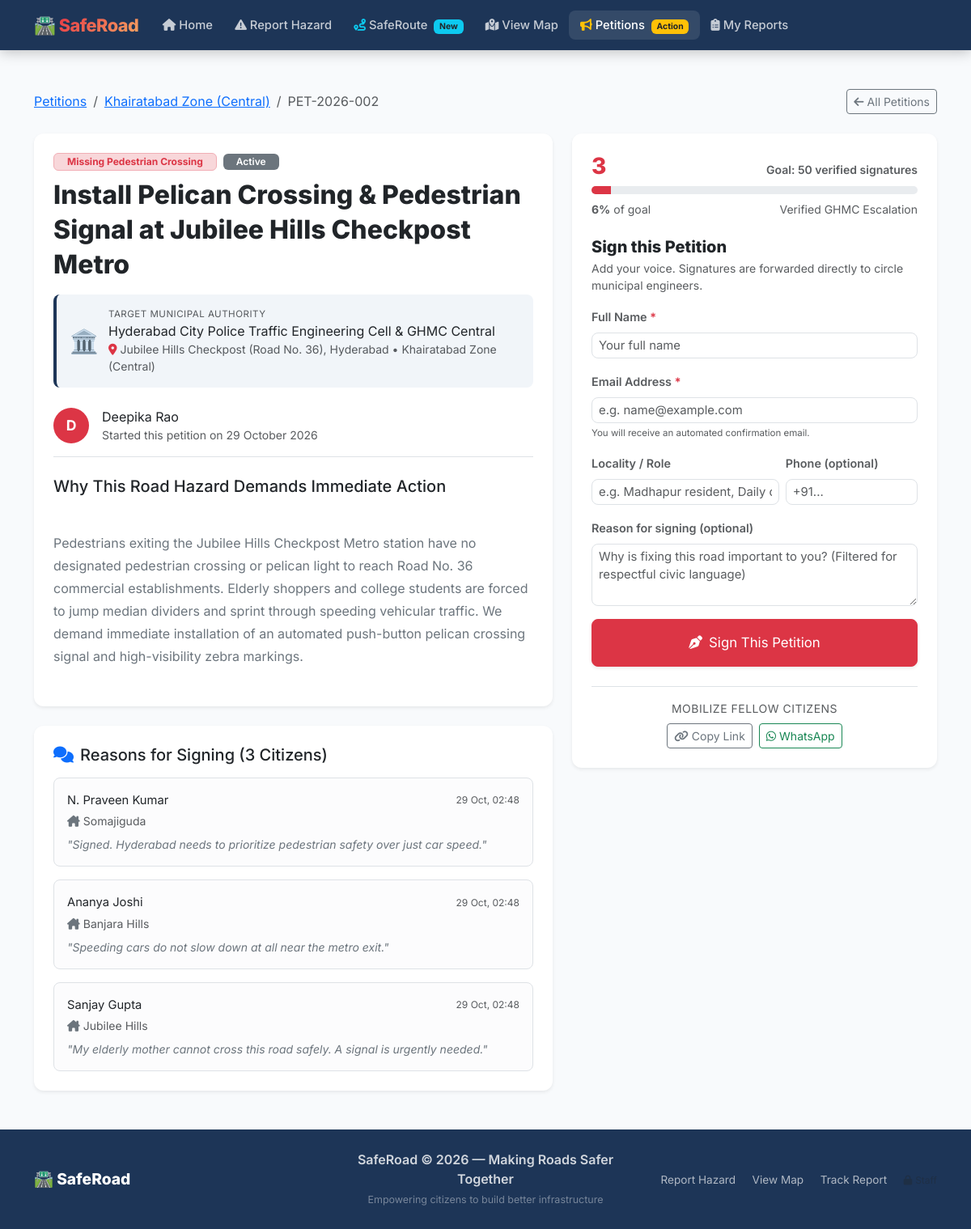
/petitions/PET-2026-002, run on the app's committed database.
### models.py (models this page shows, shortened)
class Petition(db.Model):
    __tablename__ = 'petitions'
    id                 = db.Column(db.Integer, primary_key=True)
    petition_id        = db.Column(db.String(25), unique=True, nullable=False) # e.g. PET-2026-001
    title              = db.Column(db.String(255), nullable=False)
    story              = db.Column(db.Text, nullable=False) # Why this matters
    category           = db.Column(db.String(50), nullable=False)
    location_name      = db.Column(db.String(255), nullable=False)
    lat                = db.Column(db.Float, nullable=True)
    lng                = db.Column(db.Float, nullable=True)
    zone_id            = db.Column(db.String(50), default='serilingampally')
    zone_name          = db.Column(db.String(100), default='Serilingampally Zone (West)')
    target_authority   = db.Column(db.String(200), default='GHMC Circle Engineering Cell & Traffic Police')
    target_signatures  = db.Column(db.Integer, default=50) # Signature goal (e.g. 50, 100, 250)
    creator_name       = db.Column(db.String(100), nullable=False)
    creator_email      = db.Column(db.String(150), nullable=False)
    creator_phone      = db.Column(db.String(20), nullable=True)
    image_path         = db.Column(db.String(255), nullable=True)
    status             = db.Column(db.String(50), default='Active')
    report_id          = db.Column(db.String(25), nullable=True) # Optional link to Report ID SR-2026-xxx
    official_response  = db.Column(db.Text, nullable=True) # Authority note / repair resolution
    created_at         = db.Column(db.DateTime, default=datetime.utcnow)
    updated_at         = db.Column(db.DateTime, default=datetime.utcnow, onupdate=datetime.utcnow)
    signatures         = db.relationship('PetitionSignature', backref='petition', lazy=True, cascade='all, delete-orphan')
    @property
    def signature_count(self) -> int:
        return len(self.signatures)
    @property
    def progress_percent(self) -> int:
        if not self.target_signatures or self.target_signatures <= 0:
            return 100
        return min(100, int((len(self.signatures) / self.target_signatures) * 100))
    @property
    def category_label(self) -> str:
        return dict(HAZARD_CATEGORIES).get(self.category, self.category.replace('_', ' ').title())

class PetitionSignature(db.Model):
    __tablename__ = 'petition_signatures'
    id            = db.Column(db.Integer, primary_key=True)
    petition_id   = db.Column(db.Integer, db.ForeignKey('petitions.id'), nullable=False)
    signer_name   = db.Column(db.String(100), nullable=False)
    signer_email  = db.Column(db.String(150), nullable=False)
    signer_phone  = db.Column(db.String(20), nullable=True)
    locality      = db.Column(db.String(100), nullable=True) # e.g. "Madhapur resident", "Daily commuter"
    comment       = db.Column(db.Text, nullable=True) # "Reason for signing"
    signed_at     = db.Column(db.DateTime, default=datetime.utcnow)

### app.py (the view)
    @app.route('/petitions/<string:petition_id>', methods=['GET'])
    def petition_detail(petition_id: str):
        pet = Petition.query.filter_by(petition_id=petition_id.strip()).first()
        if not pet:
            abort(404)
        return render_template('petitions/detail.html', petition=pet)

### templates/petitions/detail.html (shortened to what this page needs)
{% extends "base.html" %}
{% block content %}
<section class="petition-detail-page py-5" style="background:#f8fafc; min-height:85vh;">
  <div class="container-xl">
    <div class="d-flex justify-content-between align-items-center mb-4 flex-wrap gap-2">
      <nav aria-label="breadcrumb">
        <ol class="breadcrumb mb-0 small">
          <li class="breadcrumb-item"><a href="{{ url_for('petitions_list') }}">Petitions</a></li>
          <li class="breadcrumb-item"><a href="{{ url_for('petitions_list') }}?zone={{ petition.zone_id }}">{{ petition.zone_name }}</a></li>
          <li class="breadcrumb-item active">{{ petition.petition_id }}</li>
        </ol>
      </nav>
      <div>
        <a href="{{ url_for('petitions_list') }}" class="btn btn-sm btn-outline-secondary">
          <i class="fa fa-arrow-left me-1"></i>All Petitions
        </a>
      </div>
    </div>
    <div class="row g-4">
      <div class="col-lg-7">
        <div class="card border-0 shadow-sm p-4 mb-4" style="border-radius:12px; background:#fff;">
          <div class="d-flex align-items-center gap-2 mb-2 flex-wrap">
            <span class="badge bg-danger-subtle text-danger border border-danger-subtle px-3 py-1 fw-700">
              {{ petition.category_label }}
            </span>
            <span class="badge {% if petition.status == 'Victorious / Repaired' %}bg-success{% elif petition.status == 'Milestone Reached' %}bg-warning text-dark{% else %}bg-secondary{% endif %} px-3 py-1 fw-600">
              {{ petition.status }}
            </span>
          </div>
          <h2 class="fw-800 text-dark mb-3" style="line-height:1.35;">
            {{ petition.title }}
          </h2>
          <div class="p-3 rounded-3 mb-4 d-flex align-items-center" style="background:#f1f5f9; border-left:4px solid #1d3557;">
            <div style="font-size:1.8rem; margin-right:12px;">🏛️</div>
            <div>
              <div class="small text-muted text-uppercase fw-700" style="font-size:0.72rem; letter-spacing:0.5px;">Target Municipal Authority</div>
              <div class="fw-700 text-dark">{{ petition.target_authority }}</div>
              <div class="text-muted small"><i class="fa fa-location-dot me-1 text-danger"></i>{{ petition.location_name }} &bull; {{ petition.zone_name }}</div>
            </div>
          </div>
          <div class="d-flex align-items-center gap-3 mb-4 pb-3 border-bottom">
            <div class="rounded-circle d-flex align-items-center justify-content-center bg-danger text-white fw-bold"
                 style="width:44px; height:44px; font-size:1.1rem;">
              {{ petition.creator_name[0] | upper }}
            </div>
            <div>
              <div class="fw-700 text-dark">{{ petition.creator_name }}</div>
              <div class="text-muted small">Started this petition on {{ petition.created_at.strftime('%d %B %Y') if petition.created_at else 'Recently' }}</div>
            </div>
          </div>
          <h5 class="fw-700 text-dark mb-3">Why This Road Hazard Demands Immediate Action</h5>
          <div class="petition-story-body text-secondary mb-4" style="font-size:1rem; line-height:1.75; white-space:pre-line;">
            {{ petition.story }}
          </div>
        </div>
        <div class="card border-0 shadow-sm p-4" style="border-radius:12px; background:#fff;">
          <h5 class="fw-700 text-dark mb-3">
            <i class="fa fa-comments me-2 text-primary"></i>Reasons for Signing ({{ petition.signature_count }} Citizens)
          </h5>
          <div id="signaturesList" class="d-flex flex-column gap-3">
            {% if petition.signatures %}
              {% for sig in petition.signatures | sort(attribute='signed_at', reverse=True) %}
              <div class="p-3 rounded-3 border" style="background:#fcfcfd;">
                <div class="d-flex justify-content-between align-items-center mb-1">
                  <div class="fw-700 text-dark" style="font-size:0.92rem;">{{ sig.signer_name }}</div>
                  <small class="text-muted" style="font-size:0.75rem;">{{ sig.signed_at.strftime('%d %b, %H:%M') if sig.signed_at else '' }}</small>
                </div>
                <div class="text-muted small mb-2"><i class="fa fa-house-chimney me-1 text-secondary"></i>{{ sig.locality or 'Concerned Resident' }}</div>
                {% if sig.comment %}
                <p class="text-secondary small mb-0 fst-italic" style="line-height:1.5;">
                  "{{ sig.comment }}"
                </p>
                {% endif %}
              </div>
              {% endfor %}
            {% else %}
              <p class="text-muted small fst-italic mb-0">No signatures yet. Be the very first to sign and make this road safer!</p>
            {% endif %}
          </div>
        </div>
      </div>
      <div class="col-lg-5">
        <div class="card border-0 shadow-sm p-4 sticky-top" style="top:90px; border-radius:12px; background:#fff;">
          <div class="mb-4">
            <div class="d-flex justify-content-between align-items-baseline mb-2">
              <h3 class="fw-800 text-danger mb-0" id="liveSigCount">{{ petition.signature_count }}</h3>
              <span class="text-muted small fw-600">Goal: {{ petition.target_signatures }} verified signatures</span>
            </div>
            <div class="progress mb-2" style="height:10px; border-radius:5px; background:#e9ecef;">
              <div id="liveProgressBar" class="progress-bar {% if petition.progress_percent >= 100 %}bg-success{% else %}bg-danger{% endif %}"
                   style="width: {{ petition.progress_percent }}%; transition:width 0.4s ease;"></div>
            </div>
            <div class="d-flex justify-content-between small text-muted">
              <span id="liveProgressPercent"><strong>{{ petition.progress_percent }}%</strong> of goal</span>
              <span>Verified GHMC Escalation</span>
            </div>
          </div>
          <h5 class="fw-800 text-dark mb-1">Sign this Petition</h5>
          <p class="text-muted small mb-3">Add your voice. Signatures are forwarded directly to circle municipal engineers.</p>
          <form id="signForm" method="POST" action="{{ url_for('sign_petition', petition_id=petition.petition_id) }}">
            <div class="mb-3">
              <label class="form-label small fw-700 text-muted">Full Name <span class="text-danger">*</span></label>
              <input type="text" name="name" id="signerName" class="form-control form-control-sm" placeholder="Your full name" required>
            </div>
            <div class="mb-3">
              <label class="form-label small fw-700 text-muted">Email Address <span class="text-danger">*</span></label>
              <input type="email" name="email" id="signerEmail" class="form-control form-control-sm" placeholder="e.g. name@example.com" required>
              <div class="form-text" style="font-size:0.72rem;">You will receive an automated confirmation email.</div>
            </div>
            <div class="row g-2 mb-3">
              <div class="col-7">
                <label class="form-label small fw-700 text-muted">Locality / Role</label>
                <input type="text" name="locality" id="signerLocality" class="form-control form-control-sm" placeholder="e.g. Madhapur resident, Daily commuter">
              </div>
              <div class="col-5">
                <label class="form-label small fw-700 text-muted">Phone (optional)</label>
                <input type="tel" name="phone" id="signerPhone" class="form-control form-control-sm" placeholder="+91...">
              </div>
            </div>
            <div class="mb-3">
              <label class="form-label small fw-700 text-muted">Reason for signing (optional)</label>
              <textarea name="comment" id="signerComment" class="form-control form-control-sm" rows="3"
                        placeholder="Why is fixing this road important to you? (Filtered for respectful civic language)"></textarea>
            </div>
            <button type="submit" id="signSubmitBtn" class="btn btn-danger w-100 fw-700 py-3 shadow-sm"
                    style="border-radius:8px; font-size:1.05rem;">
              <i class="fa fa-pen-nib me-2"></i>Sign This Petition
            </button>
          </form>
          <div class="mt-4 pt-3 border-top text-center">
            <span class="small fw-700 text-muted text-uppercase d-block mb-2" style="letter-spacing:0.5px;">Mobilize Fellow Citizens</span>
            <div class="d-flex justify-content-center gap-2">
              <button type="button" class="btn btn-sm btn-outline-secondary" onclick="copyPetitionLink()">
                <i class="fa fa-link me-1"></i>Copy Link
              </button>
              <a href="https://api.whatsapp.com/send?text={{ ('Sign this road safety petition on SafeRoad: ' ~ petition.title ~ ' ' ~ request.url) | urlencode }}"
                 target="_blank" class="btn btn-sm btn-outline-success">
                <i class="fa-brands fa-whatsapp me-1"></i>WhatsApp
              </a>
            </div>
          </div>
        </div>
      </div>
    </div>
  </div>
</section>
{% endblock %}

### static/css/style.css (style rules this page uses)
:root { --primary: #e63946; --secondary: #457b9d; --dark: #1d3557; --success: #2a9d8f; --warning: #f4a261; --light-bg: #f8f9fa; --card-shadow: 0 4px 20px rgba(0,0,0,0.08); --card-shadow-hover: 0 8px 32px rgba(0,0,0,0.15); --radius: 12px; --transition: 0.3s ease; }
*, *::before, *::after { box-sizing: border-box; }
html { scroll-behavior: smooth; }
body { font-family: 'Inter', sans-serif; background: #f4f6f9; color: #2d2d2d; display: flex; flex-direction: column; min-height: 100vh; }
.fw-800 { font-weight: 800; }
.fw-600 { font-weight: 600; }
.form-label { font-weight: 600; font-size: 0.9rem; color: #344055; }
.form-control, .form-select { border-radius: 8px; border: 1.5px solid #dee2e6; font-size: 0.93rem; transition: border-color var(--transition), box-shadow var(--transition); }

### data on the page
Petition: zone_name "Khairatabad Zone (Central)", petition_id "PET-2026-002", category_label "Missing Pedestrian Crossing", status "Active", title "Install Pelican Crossing & Pedestrian Signal at Jubilee Hills Checkpost Metro", target_authority "Hyderabad City Police Traffic Engineering Cell & GHMC Central", location_name "Jubilee Hills Checkpost (Road No. 36), Hyderabad", creator_name "D", creator_name "Deepika Rao", created_at "29 October 2026", story "Pedestrians exiting the Jubilee Hills Checkpost Metro station have no designated pedestrian crossing or pelican light to reach Road No. 36 commercial establishments. Elderly shoppers and college students are forced to jump median dividers and sprint through speeding vehicular traffic. We demand immediate installation of an automated push-button pelican crossing signal and high-visibility zebra markings.", target_signatures "50", progress_percent "6"
PetitionSignature: signer_name "N. Praveen Kumar", signed_at "29 Oct, 02:48", locality "Somajiguda", comment "Signed. Hyderabad needs to prioritize pedestrian safety over just car speed."
PetitionSignature: signer_name "Ananya Joshi", signed_at "29 Oct, 02:48", locality "Banjara Hills", comment "Speeding cars do not slow down at all near the metro exit."
PetitionSignature: signer_name "Sanjay Gupta", signed_at "29 Oct, 02:48", locality "Jubilee Hills", comment "My elderly mother cannot cross this road safely. A signal is urgently needed."

### other printed values
{{ petition.signature_count }} "3"
